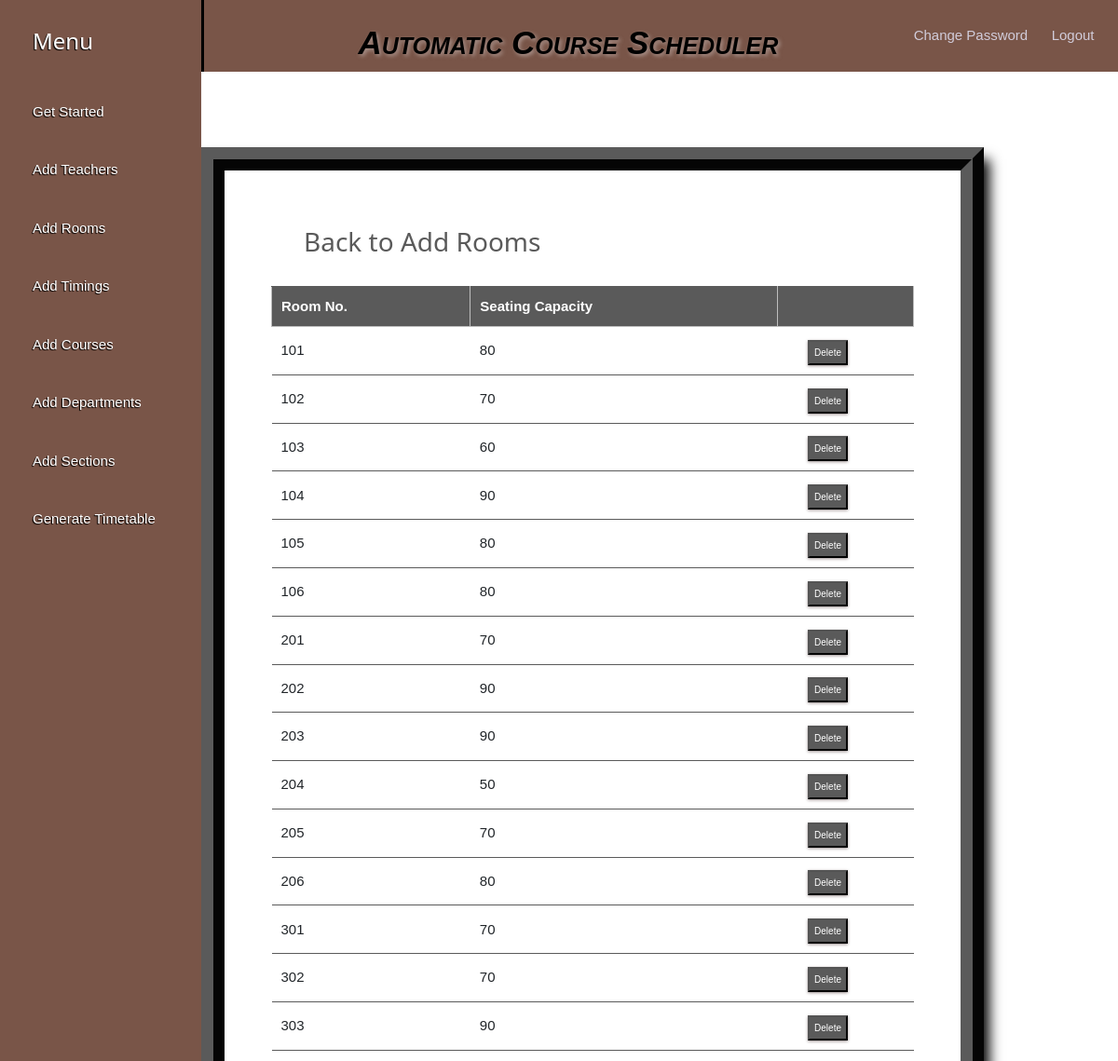
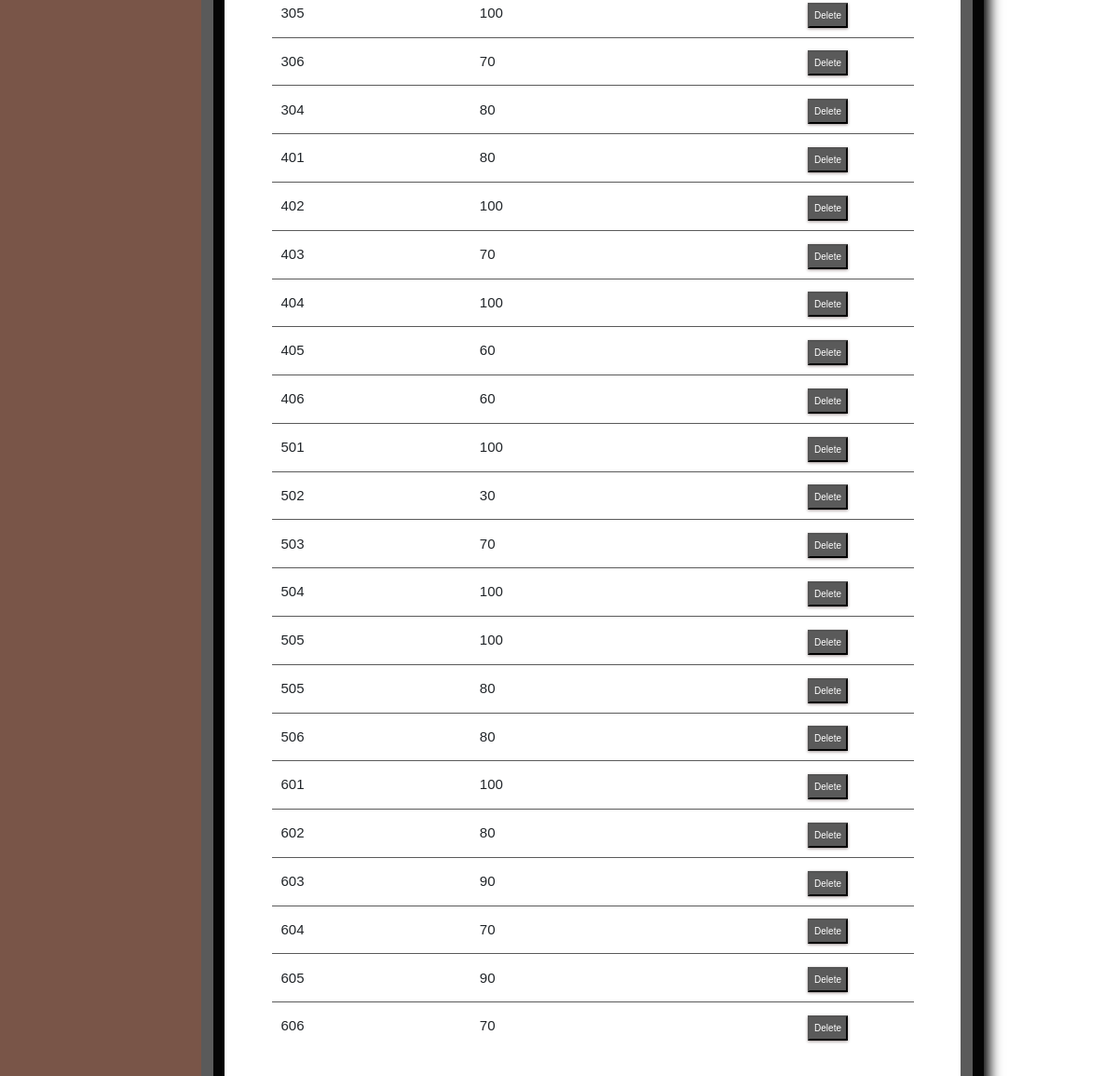
The app's page /rooms_list/ (signed in) with its own data (2 pictures, top to bottom).
### schedule/models.py (models this page shows, shortened)
class Room(models.Model):
    room_number = models.CharField(max_length=6)
    seating_capacity = models.IntegerField(default=0)

### schedule/views.py (the view)
# urls.py: path('rooms_list/', views.room_list, name='editrooms'),
@login_required
def room_list(request):
    context = {
        'rooms': Room.objects.all()
    }
    return render(request, 'roomslist.html', context)

### templates/roomslist.html (shortened to what this page needs)
<!DOCTYPE html>
<html lang="en">
<head>
	<link rel="stylesheet" href="https://maxcdn.bootstrapcdn.com/bootstrap/4.0.0/css/bootstrap.min.css">
    {% load static %}
    <link rel="stylesheet" type="text/css" href="{% static 'css/getstarted.css' %}">
</head>
<body>
              <div class="w3-sidebar w3-brown w3-bar-block" style="width:18%">
                <h3 class="w3-bar-item">Menu</h3>
                <a class="w3-bar-item" href="{% url 'admindash' %}">Get Started</a>
                <a class="w3-bar-item" href="{% url 'addInstructors' %}">Add Teachers</a>
                <a class="w3-bar-item" href="{% url 'addRooms' %}">Add Rooms</a>
                <a class="w3-bar-item" href="{% url 'addTimings' %}">Add Timings</a>
                <a class="w3-bar-item" href="{% url 'addCourses' %}">Add Courses</a>
                <a class="w3-bar-item" href="{% url 'addDepts' %}">Add Departments</a>
                <a class="w3-bar-item" href="{% url 'addSections' %}">Add Sections</a>
                <a class="w3-bar-item" href="{% url 'generate' %}">Generate Timetable</a>
              </div>
              <div style="margin-left:18%">
              <div class="w3-container w3-grey">
                <h1><a href="{% url 'index' %}" class="logo">Automatic Course Scheduler</a></h1>
                <div class="changepass">
                    <a class="w3-bar-item" href="{% url 'password_change' %}">Change Password</a>
                </div>
                <div class="logoutbtn">
                    <a class="w3-bar-item" href="{% url 'logout' %}">Logout</a>
                  </div>
              </div>
                </div>
        {% block content %}
        {% load static %}
        <br>
        <br>
<fieldset class="fieldset">
    <a href="{% url 'addRooms'%}"><h1 class="tablink" onclick="openPage('new')" id="defaultOpen">Back to Add Rooms</h1></a>
    <div class="tabcontent" id="edit">
        <table class="table1">
            <thead>
            <tr class="table-headers">
            <th>Room No.</th>
            <th>Seating Capacity</th>
            <th  class="empty"></th>
            </tr>
            </thead>
            <tbody>
            {% for rm in rooms %}
            <tr>
             <td>{{rm.room_number}}</td>
             <td>{{rm.seating_capacity}}</td>
             <td class="empty">
                <form action="{% url 'deleteroom' rm.id %}" method="post">
                        <input type="submit" value="Delete" class="cross">
                </form>
             </td>
             </tr>
            {% endfor %}
            </tbody>
        </table>
    </div>
</fieldset>
{% endblock %}

### static/css/getstarted.css (style rules this page uses)
html { box-sizing:border-box }
*,*:before,*:after { box-sizing:inherit }
html { -ms-text-size-adjust:100%;-webkit-text-size-adjust:100% }
body { margin:0 }
a { background-color:transparent }
button,input,select,textarea,optgroup { font:inherit;margin:0 }
button,input { overflow:visible }
button,[type=button],[type=reset],[type=submit] { -webkit-appearance:button }
fieldset { border:1px solid #c0c0c0;margin:0 2px;padding:.35em .625em .75em }
html,body { font-family:Verdana,sans-serif;font-size:15px;line-height:1.5 }
html { overflow-x:hidden }
h1 { font-size:36px }
h3 { font-size:24px }
h1,h2,h3,h4,h5,h6 { font-family:"Segoe UI",Arial,sans-serif;font-weight:400;margin:10px 0 }
a { color:inherit }
.w3-sidebar { height:100%;width:200px;background-color:#fff;position:fixed!important;z-index:1;overflow:auto }
a { text-decoration: none; }
.w3-container { display: flex; justify-content: space-between; align-items: center; }
.changepass, .logoutbtn { margin-right: -120px; }
.changepass a, .logoutbtn a { color: #d1ccda; text-decoration: none; }
.logo { color: #000; font-size: 35px; font-family: Arial; padding-left: 20px; float: left; padding-top: 10px; margin-top: 5px; text-shadow: 2px 2px 4px rgb(223 216 216 / 50%); font-weight: bold; font-style: italic; font-variant: petite-caps; }
.w3-bar-block .w3-bar-item { width:100%;display:block;padding:20px 15px;margin-left:20px;text-align:left;border:none;text-shadow: -1px 1px 1px #000000;white-space:normal;float:none;outline:0 }
.w3-container:after,.w3-container:before,.w3-panel:after,.w3-panel:before,.w3-row:after,.w3-row:before,.w3-row-padding:after,.w3-row-padding:before, .w3-cell-row:before,.w3-cell-row:after,.w3-clear:after,.w3-clear:before,.w3-bar:before,.w3-bar:after { content:"";display:table;clear:both }
.w3-container,.w3-panel { margin-top:0px;margin-bottom:0px }
.w3-brown,.w3-hover-brown:hover { color:#fff!important;background-color:#795548!important }
.w3-grey,.w3-hover-grey:hover,.w3-gray,.w3-hover-gray:hover { color:#000!important;background-color:#795548!important; border-left-style: solid; }

### templates/roomslist.html (style rules this page uses)
* { margin: 0; padding: 0; box-sizing: border-box; }
html { scroll-behavior: smooth; }
a { text-decoration:none; }
form { margin-top: 3%; margin-left: 18%; margin-right: 12%; }
fieldset h1 { color: #5a5a5a; padding-bottom: 20px; margin-left: 35px; display: inline-block; cursor: pointer; font-size: 28px; }
fieldset input { padding:8px; color: #938c8c }
.table2 td, th { border: 1px solid rgb(190,190,190); padding: 10px 20px; }
.table1 { width: 100%; border-collapse: collapse; text-align: left; overflow: hidden; }
.table1 td, th { border-top: 1px solid #5a5a5a; padding: 10px; }
.table1 th { background-color: #5a5a5a; color: #fff; }
.cross { font-size:10px; box-shadow: 0px 1px 3px 0px #9e9292; padding: 4px 5px; color: #fff; background-color: #5a5a5a; cursor: pointer; }
.fieldset { margin-top: 3%; margin-left: 18%; margin-right: 12%; padding: 50px; border-width: 25px; border-style: ridge; border-color: #5a5a5a; box-shadow: 6px 13px 13px 0px black; background-color: #fff; }

### records on screen
Room: room_number "101", seating_capacity "80"
Room: room_number "102", seating_capacity "70"
Room: room_number "103", seating_capacity "60"
Room: room_number "104", seating_capacity "90"
Room: room_number "105", seating_capacity "80"
Room: room_number "106", seating_capacity "80"
Room: room_number "201", seating_capacity "70"
Room: room_number "202", seating_capacity "90"
Room: room_number "203", seating_capacity "90"
Room: room_number "204", seating_capacity "50"
Room: room_number "205", seating_capacity "70"
Room: room_number "206", seating_capacity "80"
Room: room_number "301", seating_capacity "70"
Room: room_number "302", seating_capacity "70"
Room: room_number "303", seating_capacity "90"
Room: room_number "305", seating_capacity "100"
Room: room_number "306", seating_capacity "70"
Room: room_number "304", seating_capacity "80"
Room: room_number "401", seating_capacity "80"
Room: room_number "402", seating_capacity "100"
Room: room_number "403", seating_capacity "70"
Room: room_number "404", seating_capacity "100"
Room: room_number "405", seating_capacity "60"
Room: room_number "406", seating_capacity "60"
Room: room_number "501", seating_capacity "100"
Room: room_number "502", seating_capacity "30"
Room: room_number "503", seating_capacity "70"
Room: room_number "504", seating_capacity "100"
Room: room_number "505", seating_capacity "100"
Room: room_number "505", seating_capacity "80"
Room: room_number "506", seating_capacity "80"
Room: room_number "601", seating_capacity "100"
Room: room_number "602", seating_capacity "80"
Room: room_number "603", seating_capacity "90"
Room: room_number "604", seating_capacity "70"
Room: room_number "605", seating_capacity "90"
Room: room_number "606", seating_capacity "70"
